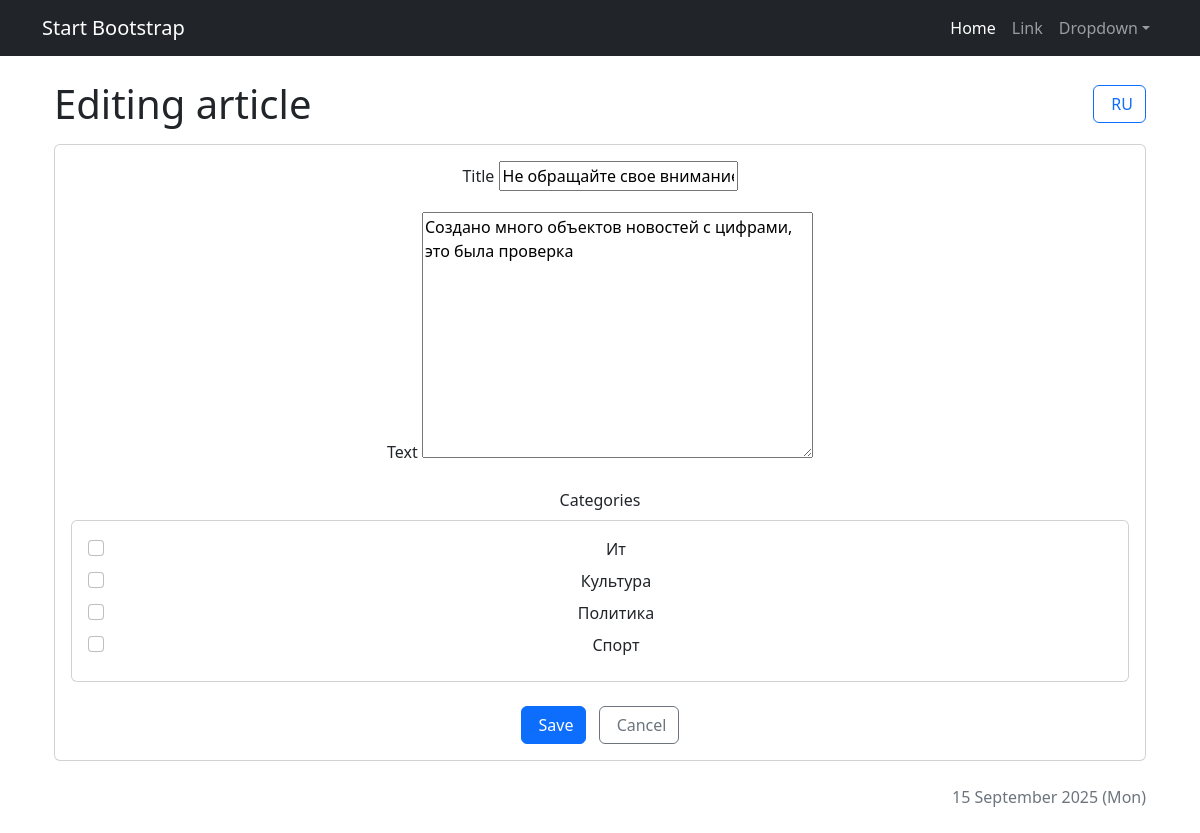
/news/19/edit/ (signed in), run on an earlier commit of the app's database.
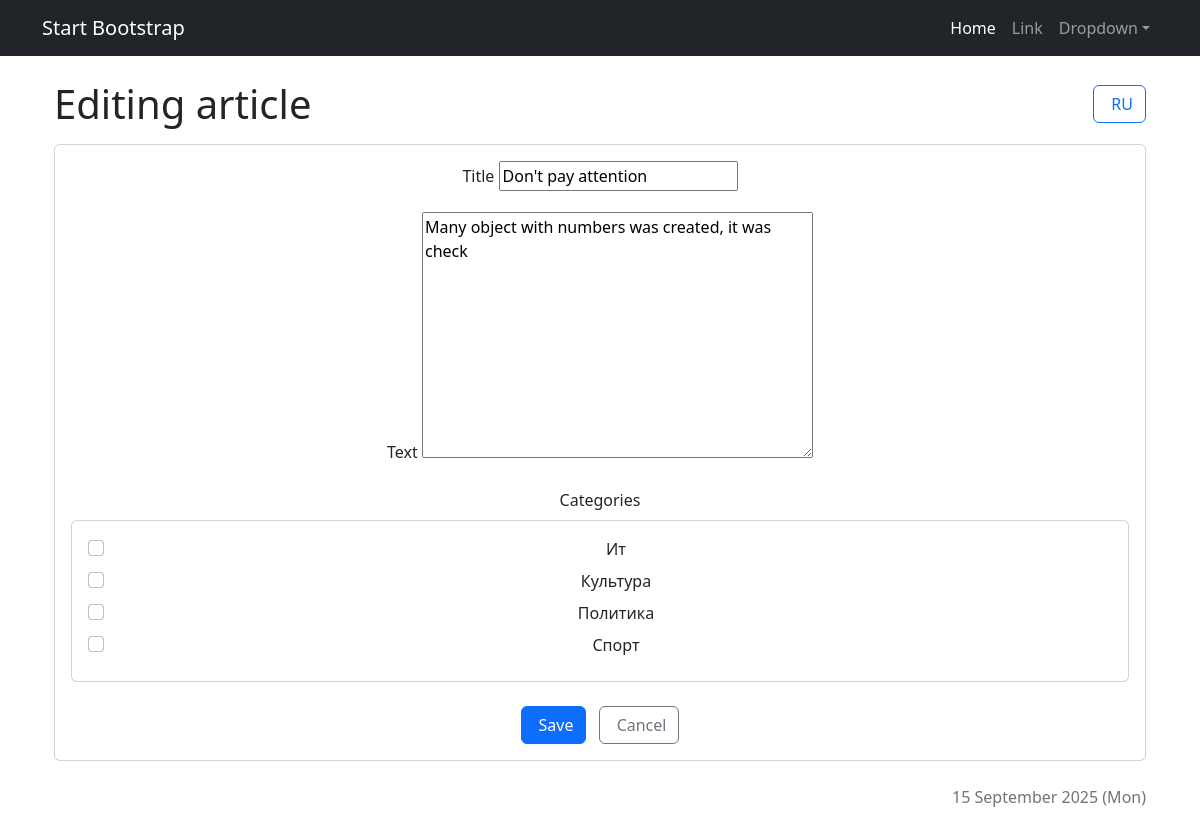
And on a later commit of the database.
### news/models.py (models this page shows, shortened)
class Post(models.Model):
    author = models.ForeignKey(Author, on_delete=models.CASCADE)
    ARTICLE = 'AR'
    NEWS = 'NW'
    CATEGORY_CHOICES= (
        (NEWS, _('News')),
        (ARTICLE, _('Article')),
    )
    categoryType = models.CharField(max_length=2, choices=CATEGORY_CHOICES, default=ARTICLE, verbose_name=_('Type'), help_text= _('post category'))
    dataCreation = models.DateTimeField(auto_now_add=True)
    postCategory = models.ManyToManyField(Category, through='PostCategory')
    title = models.CharField(max_length=128, help_text= _('post title'))
    text = models.TextField(help_text= _('post text'))
    rating = models.SmallIntegerField(default=0)

### news/views.py (the view, shortened to what this page needs)
# urls.py: path('<int:pk>/edit/', NewsUpdateView.as_view(), name='news_edit'),
class NewsUpdateView(PermissionRequiredMixin, UpdateView):
    permission_required = ('news.change_post',)
    model = Post
    form_class = PostForm
    template_name = 'post_form.html'
    def get_queryset(self):
        return super().get_queryset().filter(categoryType=Post.NEWS)
    def dispatch(self, request, *args, **kwargs):
        obj = self.get_object()
        if obj.author.authorUser != request.user:
            raise PermissionDenied
        return super().dispatch(request, *args, **kwargs)

### news/forms.py
class PostForm(forms.ModelForm):
    postCategory = forms.ModelMultipleChoiceField(
        queryset=Category.objects.all(),
        widget=forms.CheckboxSelectMultiple,
        required=True,
        label='Категории'
    )
    class Meta:
        model = Post
        fields = ['title', 'text', 'categoryType', 'postCategory']
        widgets = {
            'categoryType': forms.RadioSelect,
        }
    def __init__(self, *args, **kwargs):
        super().__init__(*args, **kwargs)
        if self.instance.pk:
            self.fields['postCategory'].initial = self.instance.postCategory.all()

### news/context_processors.py (called while the page is built)
def authors_group(request):
    try:
        return {'authors_group': Group.objects.get(name='authors')}
    except Group.DoesNotExist:
        return {'authors_group': None}

### news/models.py (called while the page is built)
    def __str__(self):
        return self.name.title()

### news/templatetags/custom_tags.py (called while the page is built)
@register.simple_tag()
def current_time(format_string='%d %B %Y'):
   return datetime.utcnow().strftime(format_string)

### templates/post_form.html (shortened to what the changed rows need)
{% extends 'flatpages/default.html' %}
{% load custom_tags %}
{% load censor_filters %}
{% load i18n %}
{% block content %}
<div class="container mt-4">
    <div class="row mb-4">
        <div class="col-12">
            <div class="d-flex justify-content-between align-items-center mb-3">
                <h1 class="mb-0">
                    {% if object %}{% trans "Editing" %}{% else %}{% trans "Creating" %}{% endif %}
                    {% if view_type == 'news' %}{% trans "news" %}{% else %}{% trans "article" %}{% endif %}
                </h1>
                    {% get_current_language as LANGUAGE_CODE %}
                    {% get_available_languages as LANGUAGES %}
                    {% get_language_info_list for LANGUAGES as languages %}
            </div>
            <div class="card mb-4">
                <div class="card-body">
                    <form method="post">
                        <div class="row g-3">
                            <div class="col-md-12">
                                <label for="{{ form.title.id_for_label }}" class="form-label">{% trans "Title" %}</label>
                                {{ form.title }}
                            </div>
                            <div class="col-md-12">
                                <label for="{{ form.text.id_for_label }}" class="form-label">{% trans "Text" %}</label>
                                {{ form.text }}
                            </div>
                        </div>
                    </form>
                </div>
            </div>
        </div>
    </div>
</div>
{% endblock content %}

What changed in the data, as far as the page shows it:
changed Post: title "Не обращайте свое внимание" → "Don't pay attention"; text "Создано много объектов новостей с цифрами, это была проверка" → "Many object with numbers was created, it was check"
